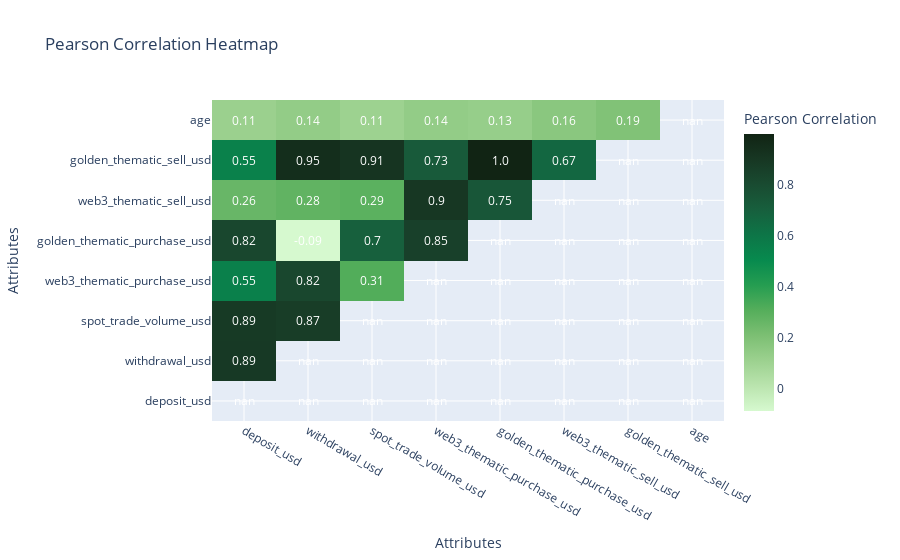

Notebook cell for this chart:
### Code cell
correlation = num_attributes.corr(method='pearson')

mask = np.triu(np.ones_like(correlation, dtype=bool))

correlation = correlation.mask(mask)

fig = go.Figure(data=go.Heatmap(
        z=correlation.values,
        x=correlation.columns,
        y=correlation.index,
        colorscale='algae', 
        colorbar=dict(title='Pearson Correlation')
))

for i in range(len(correlation.index)):
    for j in range(len(correlation.columns)):
        fig.add_annotation(x=correlation.columns[j], y=correlation.index[i],
                           text=str(round(correlation.values[i, j], 2)),
                           showarrow=False, font=dict(color='white'))

fig.update_layout(title='Pearson Correlation Heatmap', xaxis_title='Attributes', yaxis_title='Attributes')

fig.show()

### Figure 1 — Plotly figure (JSON) as saved in the notebook; plotly's stock layout.template omitted (floating-point values rounded to 4 significant figures)
{"data": [{"colorbar": {"title": {"text": "Pearson Correlation"}}, "colorscale": [[0, "rgb(214, 249, 207)"], [0.09091, "rgb(186, 228, 174)"], [0.1818, "rgb(156, 209, 143)"], [0.2727, "rgb(124, 191, 115)"], [0.3636, "rgb(85, 174, 91)"], [0.4545, "rgb(37, 157, 81)"], [0.5455, "rgb(7, 138, 78)"], [0.6364, "rgb(13, 117, 71)"], [0.7273, "rgb(23, 95, 61)"], [0.8182, "rgb(25, 75, 49)"], [0.9091, "rgb(23, 55, 35)"], [1, "rgb(17, 36, 20)"]], "type": "heatmap", "x": ["deposit_usd", "withdrawal_usd", "spot_trade_volume_usd", "web3_thematic_purchase_usd", "golden_thematic_purchase_usd", "web3_thematic_sell_usd", "golden_thematic_sell_usd", "age"], "y": ["deposit_usd", "withdrawal_usd", "spot_trade_volume_usd", "web3_thematic_purchase_usd", "golden_thematic_purchase_usd", "web3_thematic_sell_usd", "golden_thematic_sell_usd", "age"], "z": [[null, null, null, null, null, null, null, null], [0.8886, null, null, null, null, null, null, null], [0.8863, 0.8708, null, null, null, null, null, null], [0.5537, 0.8209, 0.312, null, null, null, null, null], [0.8215, -0.08843, 0.6996, 0.8534, null, null, null, null], [0.2589, 0.2771, 0.2911, 0.9006, 0.7453, null, null, null], [0.5488, 0.9471, 0.9135, 0.7284, 0.9984, 0.6652, null, null], [0.1135, 0.1361, 0.106, 0.1359, 0.1274, 0.1648, 0.1936, null]]}], "layout": {"annotations": [{"font": {"color": "white"}, "showarrow": false, "text": "nan", "x": "deposit_usd", "y": "deposit_usd"}, {"font": {"color": "white"}, "showarrow": false, "text": "nan", "x": "withdrawal_usd", "y": "deposit_usd"}, {"font": {"color": "white"}, "showarrow": false, "text": "nan", "x": "spot_trade_volume_usd", "y": "deposit_usd"}, {"font": {"color": "white"}, "showarrow": false, "text": "nan", "x": "web3_thematic_purchase_usd", "y": "deposit_usd"}, {"font": {"color": "white"}, "showarrow": false, "text": "nan", "x": "golden_thematic_purchase_usd", "y": "deposit_usd"}, {"font": {"color": "white"}, "showarrow": false, "text": "nan", "x": "web3_thematic_sell_usd", "y": "deposit_usd"}, {"font": {"color": "white"}, "showarrow": false, "text": "nan", "x": "golden_thematic_sell_usd", "y": "deposit_usd"}, {"font": {"color": "white"}, "showarrow": false, "text": "nan", "x": "age", "y": "deposit_usd"}, {"font": {"color": "white"}, "showarrow": false, "text": "0.89", "x": "deposit_usd", "y": "withdrawal_usd"}, {"font": {"color": "white"}, "showarrow": false, "text": "nan", "x": "withdrawal_usd", "y": "withdrawal_usd"}, {"font": {"color": "white"}, "showarrow": false, "text": "nan", "x": "spot_trade_volume_usd", "y": "withdrawal_usd"}, {"font": {"color": "white"}, "showarrow": false, "text": "nan", "x": "web3_thematic_purchase_usd", "y": "withdrawal_usd"}, {"font": {"color": "white"}, "showarrow": false, "text": "nan", "x": "golden_thematic_purchase_usd", "y": "withdrawal_usd"}, {"font": {"color": "white"}, "showarrow": false, "text": "nan", "x": "web3_thematic_sell_usd", "y": "withdrawal_usd"}, {"font": {"color": "white"}, "showarrow": false, "text": "nan", "x": "golden_thematic_sell_usd", "y": "withdrawal_usd"}, {"font": {"color": "white"}, "showarrow": false, "text": "nan", "x": "age", "y": "withdrawal_usd"}, {"font": {"color": "white"}, "showarrow": false, "text": "0.89", "x": "deposit_usd", "y": "spot_trade_volume_usd"}, {"font": {"color": "white"}, "showarrow": false, "text": "0.87", "x": "withdrawal_usd", "y": "spot_trade_volume_usd"}, {"font": {"color": "white"}, "showarrow": false, "text": "nan", "x": "spot_trade_volume_usd", "y": "spot_trade_volume_usd"}, {"font": {"color": "white"}, "showarrow": false, "text": "nan", "x": "web3_thematic_purchase_usd", "y": "spot_trade_volume_usd"}, {"font": {"color": "white"}, "showarrow": false, "text": "nan", "x": "golden_thematic_purchase_usd", "y": "spot_trade_volume_usd"}, {"font": {"color": "white"}, "showarrow": false, "text": "nan", "x": "web3_thematic_sell_usd", "y": "spot_trade_volume_usd"}, {"font": {"color": "white"}, "showarrow": false, "text": "nan", "x": "golden_thematic_sell_usd", "y": "spot_trade_volume_usd"}, {"font": {"color": "white"}, "showarrow": false, "text": "nan", "x": "age", "y": "spot_trade_volume_usd"}, {"font": {"color": "white"}, "showarrow": false, "text": "0.55", "x": "deposit_usd", "y": "web3_thematic_purchase_usd"}, {"font": {"color": "white"}, "showarrow": false, "text": "0.82", "x": "withdrawal_usd", "y": "web3_thematic_purchase_usd"}, {"font": {"color": "white"}, "showarrow": false, "text": "0.31", "x": "spot_trade_volume_usd", "y": "web3_thematic_purchase_usd"}, {"font": {"color": "white"}, "showarrow": false, "text": "nan", "x": "web3_thematic_purchase_usd", "y": "web3_thematic_purchase_usd"}, {"font": {"color": "white"}, "showarrow": false, "text": "nan", "x": "golden_thematic_purchase_usd", "y": "web3_thematic_purchase_usd"}, {"font": {"color": "white"}, "showarrow": false, "text": "nan", "x": "web3_thematic_sell_usd", "y": "web3_thematic_purchase_usd"}, {"font": {"color": "white"}, "showarrow": false, "text": "nan", "x": "golden_thematic_sell_usd", "y": "web3_thematic_purchase_usd"}, {"font": {"color": "white"}, "showarrow": false, "text": "nan", "x": "age", "y": "web3_thematic_purchase_usd"}, {"font": {"color": "white"}, "showarrow": false, "text": "0.82", "x": "deposit_usd", "y": "golden_thematic_purchase_usd"}, {"font": {"color": "white"}, "showarrow": false, "text": "-0.09", "x": "withdrawal_usd", "y": "golden_thematic_purchase_usd"}, {"font": {"color": "white"}, "showarrow": false, "text": "0.7", "x": "spot_trade_volume_usd", "y": "golden_thematic_purchase_usd"}, {"font": {"color": "white"}, "showarrow": false, "text": "0.85", "x": "web3_thematic_purchase_usd", "y": "golden_thematic_purchase_usd"}, {"font": {"color": "white"}, "showarrow": false, "text": "nan", "x": "golden_thematic_purchase_usd", "y": "golden_thematic_purchase_usd"}, {"font": {"color": "white"}, "showarrow": false, "text": "nan", "x": "web3_thematic_sell_usd", "y": "golden_thematic_purchase_usd"}, {"font": {"color": "white"}, "showarrow": false, "text": "nan", "x": "golden_thematic_sell_usd", "y": "golden_thematic_purchase_usd"}, {"font": {"color": "white"}, "showarrow": false, "text": "nan", "x": "age", "y": "golden_thematic_purchase_usd"}, {"font": {"color": "white"}, "showarrow": false, "text": "0.26", "x": "deposit_usd", "y": "web3_thematic_sell_usd"}, {"font": {"color": "white"}, "showarrow": false, "text": "0.28", "x": "withdrawal_usd", "y": "web3_thematic_sell_usd"}, {"font": {"color": "white"}, "showarrow": false, "text": "0.29", "x": "spot_trade_volume_usd", "y": "web3_thematic_sell_usd"}, {"font": {"color": "white"}, "showarrow": false, "text": "0.9", "x": "web3_thematic_purchase_usd", "y": "web3_thematic_sell_usd"}, {"font": {"color": "white"}, "showarrow": false, "text": "0.75", "x": "golden_thematic_purchase_usd", "y": "web3_thematic_sell_usd"}, {"font": {"color": "white"}, "showarrow": false, "text": "nan", "x": "web3_thematic_sell_usd", "y": "web3_thematic_sell_usd"}, {"font": {"color": "white"}, "showarrow": false, "text": "nan", "x": "golden_thematic_sell_usd", "y": "web3_thematic_sell_usd"}, {"font": {"color": "white"}, "showarrow": false, "text": "nan", "x": "age", "y": "web3_thematic_sell_usd"}, {"font": {"color": "white"}, "showarrow": false, "text": "0.55", "x": "deposit_usd", "y": "golden_thematic_sell_usd"}, {"font": {"color": "white"}, "showarrow": false, "text": "0.95", "x": "withdrawal_usd", "y": "golden_thematic_sell_usd"}, {"font": {"color": "white"}, "showarrow": false, "text": "0.91", "x": "spot_trade_volume_usd", "y": "golden_thematic_sell_usd"}, {"font": {"color": "white"}, "showarrow": false, "text": "0.73", "x": "web3_thematic_purchase_usd", "y": "golden_thematic_sell_usd"}, {"font": {"color": "white"}, "showarrow": false, "text": "1.0", "x": "golden_thematic_purchase_usd", "y": "golden_thematic_sell_usd"}, {"font": {"color": "white"}, "showarrow": false, "text": "0.67", "x": "web3_thematic_sell_usd", "y": "golden_thematic_sell_usd"}, {"font": {"color": "white"}, "showarrow": false, "text": "nan", "x": "golden_thematic_sell_usd", "y": "golden_thematic_sell_usd"}, {"font": {"color": "white"}, "showarrow": false, "text": "nan", "x": "age", "y": "golden_thematic_sell_usd"}, {"font": {"color": "white"}, "showarrow": false, "text": "0.11", "x": "deposit_usd", "y": "age"}, {"font": {"color": "white"}, "showarrow": false, "text": "0.14", "x": "withdrawal_usd", "y": "age"}, {"font": {"color": "white"}, "showarrow": false, "text": "0.11", "x": "spot_trade_volume_usd", "y": "age"}, {"font": {"color": "white"}, "showarrow": false, "text": "0.14", "x": "web3_thematic_purchase_usd", "y": "age"}, {"font": {"color": "white"}, "showarrow": false, "text": "0.13", "x": "golden_thematic_purchase_usd", "y": "age"}, {"font": {"color": "white"}, "showarrow": false, "text": "0.16", "x": "web3_thematic_sell_usd", "y": "age"}, {"font": {"color": "white"}, "showarrow": false, "text": "0.19", "x": "golden_thematic_sell_usd", "y": "age"}, {"font": {"color": "white"}, "showarrow": false, "text": "nan", "x": "age", "y": "age"}], "title": {"text": "Pearson Correlation Heatmap"}, "xaxis": {"title": {"text": "Attributes"}}, "yaxis": {"title": {"text": "Attributes"}}}}
